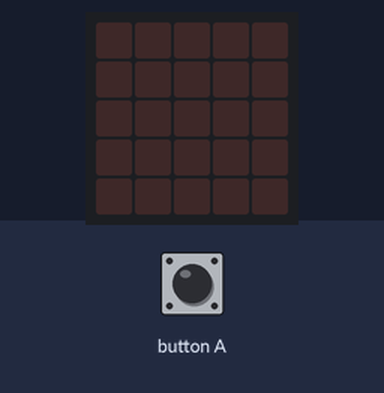
Simulated run of this program. Board: BBC micro:bit (MakeCode). Parts: the board's 5×5 LED display. The inputs (shaded band) are chosen by the test bench.

Above: at 1.2 s.
1.3 s: button A pressed for 0.15 s
At 2.4 s:
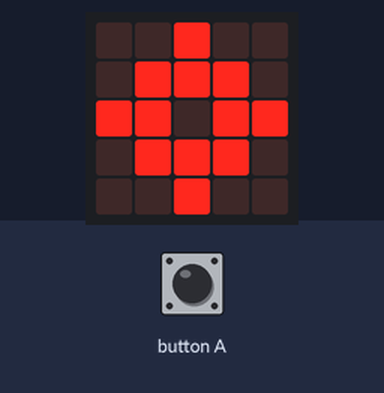
2.9 s: button A pressed for 0.15 s
At 3.6 s:
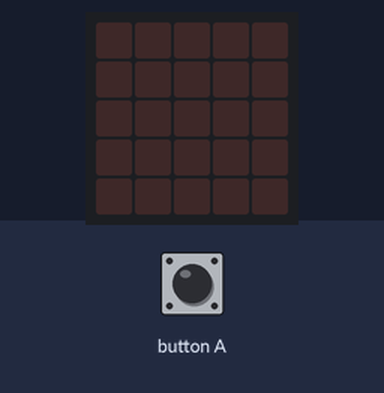
Timing chart, 0 to 5.9 s (numbered marks = the images above; inputs shaded):
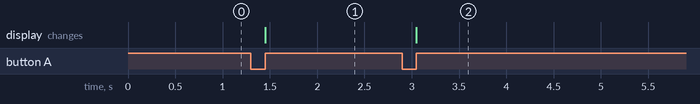

Measured:
- after the input at 1.3 s, the display: changes after 0.15 s (image 1)
- after the input at 2.9 s, the display: changes after 0.15 s (image 2)

The program:

main.ts
```typescript
input.onButtonPressed(Button.A, function () {
    loging = !(loging)
    if (loging) {
        basic.showIcon(IconNames.Target)
    } else {
        basic.clearScreen()
    }
})
let loging = false
loging = false
loops.everyInterval(60000, function () {
    if (loging) {
        datalogger.log(
        datalogger.createCV("temp", input.temperature()),
        datalogger.createCV("light", input.lightLevel())
        )
    }
})
basic.forever(function () {

})
```

test.ts
```typescript
// aquí va el archivo "tests"; esto no se compilará cuando este paquete se utilice como una extensión.
```
